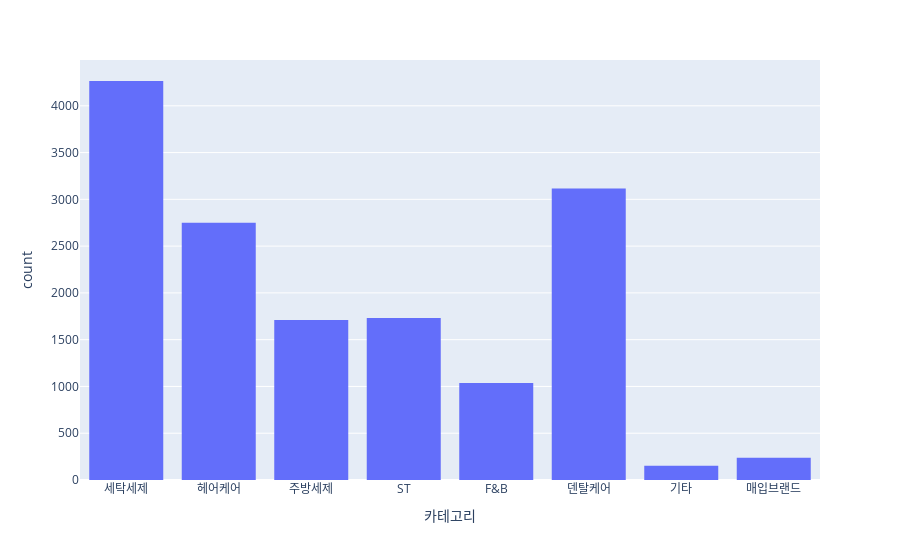

Notebook code for this chart:
### Code cell
# 히스토그램 (Plotly)
px.histogram(df1, x='카테고리')

### Figure 1 — Plotly figure (JSON) as saved in the notebook; plotly's stock layout.template omitted (floating-point values rounded to 4 significant figures; data arrays with more than 128 entries replaced by an {"elided": "..."} marker saying what was removed)
{"data": [{"alignmentgroup": "True", "bingroup": "x", "hovertemplate": "카테고리=%{x}<br>count=%{y}<extra></extra>", "legendgroup": "", "marker": {"color": "#636efa", "pattern": {"shape": ""}}, "name": "", "offsetgroup": "", "orientation": "v", "showlegend": false, "type": "histogram", "x": {"elided": "15000 str values"}, "xaxis": "x", "yaxis": "y"}], "layout": {"autosize": true, "barmode": "relative", "legend": {"tracegroupgap": 0}, "margin": {"t": 60}, "xaxis": {"anchor": "y", "autorange": true, "domain": [0, 1], "range": [-0.5, 7.5], "title": {"text": "카테고리"}, "type": "category"}, "yaxis": {"anchor": "x", "autorange": true, "domain": [0, 1], "range": [0, 4489.0], "title": {"text": "count"}}}}
